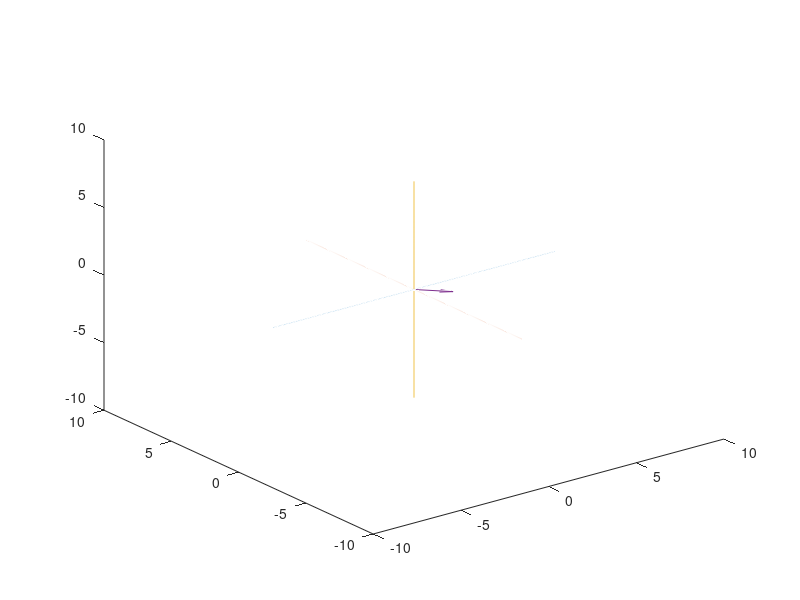

MATLAB code to generate this figure: (Note: this script raises an error after producing the figure.)
clearvars -except m
Data = csvread('ArmMotionData.csv', 1,0);

Time = Data(1:end, 1);
Size = length(Time);
%--------------------------------------------------------------------------
%Arm_1 Vector Length
Arm_1 = Data(1:end, 2);

%Arm_2 Vector Length
Arm_2 = Data(1:end, 5);

%Arm_3 Vector Length
Arm_3 = Data(1:end, 8);


%--------------------------------------------------------------------------

%Arm 1------------------------------------------
%Phi Angle Setter
Upper_Arm_Phi = pi/180*Data(1:end, 3);

%Theta Angle Setter
Upper_Arm_Theta = pi/180*Data(1:end, 4);

%Arm 2------------------------------------------
%Phi Angle Setter
Forearm_Phi = pi/180*Data(1:end, 6);

%Theta Angle Setter
Forearm_Theta = pi/180*Data(1:end, 7);

%Arm 3------------------------------------------
%Phi Angle Setter
Hand_Phi = pi/180*Data(1:end, 9);

%Theta Angle Setter
Hand_Theta = pi/180*Data(1:end, 10);





%--------------------------------------------------------------------------
%Conversion from Spherical to Rectangular Coordinates 
%Arm 1
x_1 = Arm_1.*sin(Upper_Arm_Phi).*cos(Upper_Arm_Theta);
y_1 = Arm_1.*sin(Upper_Arm_Phi).*sin(Upper_Arm_Theta);
z_1 = Arm_1.*cos(Upper_Arm_Phi);

%Arm 2
x_2 = Arm_2.*sin(Forearm_Phi).*cos(Forearm_Theta);
y_2 = Arm_2.*sin(Forearm_Phi).*sin(Forearm_Theta);
z_2 = Arm_2.*cos(Forearm_Phi);

%Arm 3
x_3 = Arm_3.*sin(Hand_Phi).*cos(Hand_Theta);
y_3 = Arm_3.*sin(Hand_Phi).*sin(Hand_Theta);
z_3 = Arm_3.*cos(Hand_Phi);


%--------------------------------------------------------------------------
%Line/Axis Plots 
t1a = -8:.01:8;
t1b = 0*t1a;
t1c = 0*t1a;

t2b = -8:.01:8;
t2a = 0*t2b;
t2c = 0*t2b;

t3c = -8:.01:8;
t3a = 0*t3c;
t3b = 0*t3c;

%--------------------------------------------------------------------------
%Graphing loop
for j = 1:Size
    %Plot Axes
    plot3(t1a, t1b, t1c);
    hold on
    plot3(t2a, t2b, t2c);
    hold on
    plot3(t3a, t3b, t3c);
    hold on
    
    %Coordinate Set
    %Arm 1
    x2_begin_1 = 0;
    y2_begin_1 = 0;
    z2_begin_1 = 0;
    
    x2_1 = x_1(j);
    y2_1 = y_1(j);
    z2_1 = z_1(j);
    
    %Arm_2
    x2_begin_2 = x2_1;
    y2_begin_2 = y2_1;
    z2_begin_2 = z2_1;
    
    x2_2 = x_2(j) + x2_begin_2;
    y2_2 = y_2(j) + y2_begin_2;
    z2_2 = z_2(j) + z2_begin_2;
    
    %Arm_3
    x2_begin_3 = x2_2;
    y2_begin_3 = y2_2;
    z2_begin_3 = z2_2;
    
    x2_3 = x_3(j) + x2_begin_3;
    y2_3 = y_3(j) + y2_begin_3;
    z2_3 = z_3(j) + z2_begin_3;
    
    %Arm_1
    q_1 = quiver3([x2_begin_1],[y2_begin_1],[z2_begin_1],[x2_1],[y2_1],[z2_1]);
    q_1.Color = 'black';
    q_1.LineWidth = 10;
    q_1.Marker = 'h';
    q_1.MarkerSize = 20;
    q_1.MarkerFaceColor = 'blue';
    q_1.MarkerEdgeColor = 'blue';
    q_1.ShowArrowHead = 'off';
    q_1.AlignVertexCenters = 'on';
    hold on
    
    %Arm_2
    q_2 = quiver3([x2_begin_2],[y2_begin_2],[z2_begin_2],[x2_2],[y2_2],[z2_2]);
    q_2.Color = 'black';
    q_2.LineWidth = 10;
    q_2.Marker = 'h';
    q_2.MarkerSize = 20;
    q_2.MarkerFaceColor = 'blue';
    q_2.MarkerEdgeColor = 'blue';
    q_2.ShowArrowHead = 'off';
    q_2.AlignVertexCenters = 'on';
    hold on
    
    %Arm_3
    q_3 = quiver3([x2_begin_3],[y2_begin_3],[z2_begin_3],[x2_3],[y2_3],[z2_3]);
    q_3.Color = 'black';
    q_3.LineWidth = 10;
    q_3.Marker = 'h';
    q_3.MarkerSize = 20;
    q_3.MarkerFaceColor = 'blue';
    q_3.MarkerEdgeColor = 'blue';
    q_3.ShowArrowHead = 'on';
    q_3.AlignVertexCenters = 'on';
    hold on
    
    axis([-5 5 -5 5 -5 5])
    drawnow
    pause(.03)
    hold off
end
clearvars -except m
